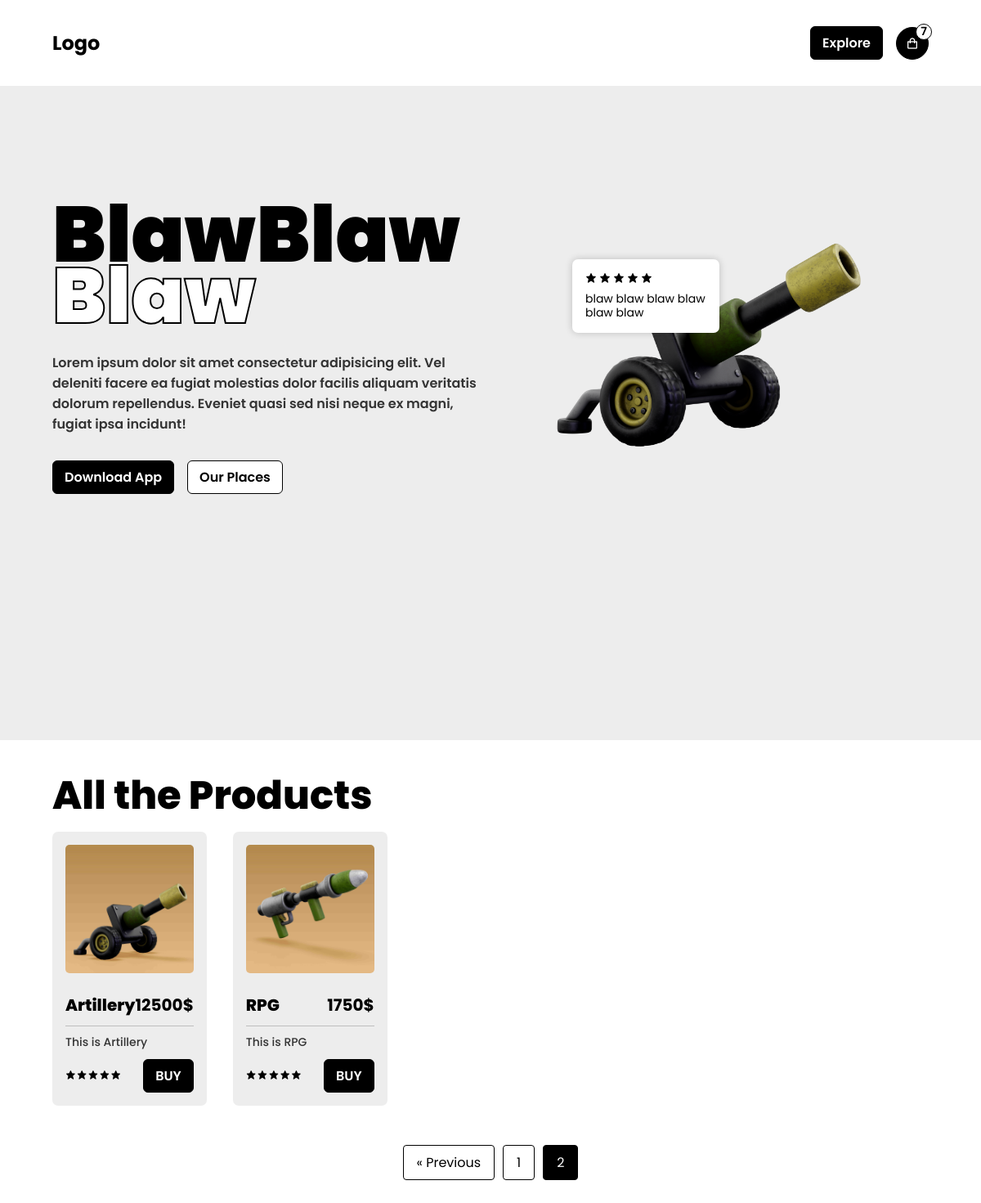
Screenshot of /?page=2 with the database file from the repository.
### tables this page shows
CREATE TABLE IF NOT EXISTS `products` (
  `id` int NOT NULL AUTO_INCREMENT,
  `name` varchar(225) NOT NULL,
  `image` text NOT NULL,
  `price` int NOT NULL,
  `info` text NOT NULL,
  `rating` int NOT NULL,
  PRIMARY KEY (`id`)
);

### classes/db.php (called while the page is built, shortened)
<?php
class Database {
    private $host = "localhost";
    private $db_name = "blawblaw";
    private $username = "root";
    private $password = "";
    public function connect() {
        $this->conn = null;
        try {
            $this->conn = new PDO("mysql:host=" . $this->host . ";dbname=" . $this->db_name, $this->username, $this->password);
            $this->conn->setAttribute(PDO::ATTR_ERRMODE, PDO::ERRMODE_EXCEPTION);
        } catch (PDOException $e) {
            echo "Connection failed: " . $e->getMessage();
        }
        return $this->conn;
    }
}
?>

### classes/fetch.php (the view, shortened to what this page needs)
<?php
include_once 'db.php';
class GET {
    private $conn;
    public function __construct() {
        $db = new Database();
        $this->conn = $db->connect();
    }
    public function getProductsPaginated($offset, $limit) {
        $sql = "SELECT * FROM products LIMIT :limit OFFSET :offset";
        $stmt = $this->conn->prepare($sql);
        $stmt->bindParam(':limit', $limit, PDO::PARAM_INT);
        $stmt->bindParam(':offset', $offset, PDO::PARAM_INT);
        $stmt->execute();
        while ($row = $stmt->fetch(PDO::FETCH_ASSOC)) {
            $id = $row['id'];
            $name = $row['name'];
            $price = $row['price'];
            $image = $row['image'];
            $info = $row['info'];
            $rate = $row['rating'];
            $filledStars = str_repeat('<i class="bx bxs-star"></i>', $rate);
            $emptyStars = str_repeat('<i class="bx bx-star"></i>', 5 - $rate);
            echo '
                <div class="productCard">
                    <img src="' . $image . '">
                    <div class="productCard-content">
                        <div style="flex-wrap: wrap; display: flex; align-items: center; justify-content: space-between;">
                            <h4>' . $name . '</h4>
                            <h5>' . $price . '$</h5>
                        </div>
                        <span class="productLine"></span>
                        <p>' . $info . '</p>
                        <div style="margin-top: 10px; flex-wrap: wrap; display: flex; align-items: center; justify-content: space-between;">
                            <span class="productRates">
                                ' . $filledStars . $emptyStars . '
                            </span>
                            <button class="buy" product-id="' . $id . '">BUY</button>
                        </div>
                    </div>
                </div>
            ';
        }
    }
}
?>

### style/index.css (style rules this page uses)
.productCard { display: flex; flex-direction: column; justify-content: center; width: 100%; background-color: hsl(0, 0%, 93%); padding: 1rem; border-radius: 7px; gap: 1.5rem; }
.productCard h4 { font-size: 1.25rem; font-weight: 800; }
.productCard h5 { font-size: 1.25rem; font-weight: 700; color: black; }
.productCard p { font-size: 0.875rem; font-weight: 500; color: hsl(0, 0%, 20%); }
.productCard img { width: 100%; border-radius: 5px; }
.productRates { display: flex; align-items: center; gap: 1px; font-size: 0.8rem; color: black; }
.productCard button { background-color: black; padding: 7px 14px; border-radius: 6px; color: white; text-decoration: none; font-weight: 600; border: 1px solid black; transition: 0.3s; cursor: pointer; font-size: 1rem; }

### style/styles.css (style rules this page uses)
* { margin: 0; padding: 0; box-sizing: border-box; font-family: 'poppins'; scroll-behavior: smooth; }

### rows the page displays
products: image (picture), name "Artillery", price "12500", info "This is Artillery"
products: image (picture), name "RPG", price "1750", info "This is RPG"

### other values shown
$cartCount "7"
